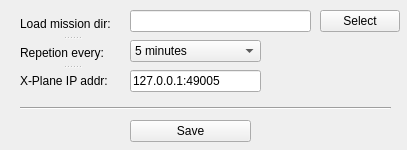
<?xml version="1.0" encoding="UTF-8"?>
<ui version="4.0">
 <class>MissionSettings</class>
 <widget class="QWidget" name="MissionSettings">
  <property name="geometry">
   <rect>
    <x>0</x>
    <y>0</y>
    <width>407</width>
    <height>150</height>
   </rect>
  </property>
  <property name="windowTitle">
   <string>Mission settings</string>
  </property>
  <widget class="QLineEdit" name="txtMissionDir">
   <property name="geometry">
    <rect>
     <x>130</x>
     <y>10</y>
     <width>181</width>
     <height>22</height>
    </rect>
   </property>
  </widget>
  <widget class="QComboBox" name="chkRepetition">
   <property name="geometry">
    <rect>
     <x>130</x>
     <y>40</y>
     <width>131</width>
     <height>22</height>
    </rect>
   </property>
   <item>
    <property name="text">
     <string>5 minutes</string>
    </property>
   </item>
   <item>
    <property name="text">
     <string>10 minutes</string>
    </property>
   </item>
   <item>
    <property name="text">
     <string>1 hour</string>
    </property>
   </item>
   <item>
    <property name="text">
     <string>2 hours</string>
    </property>
   </item>
   <item>
    <property name="text">
     <string>5 hours</string>
    </property>
   </item>
   <item>
    <property name="text">
     <string>10 hours</string>
    </property>
   </item>
   <item>
    <property name="text">
     <string>24 hours</string>
    </property>
   </item>
  </widget>
  <widget class="QPushButton" name="btnSaveSettings">
   <property name="geometry">
    <rect>
     <x>130</x>
     <y>120</y>
     <width>121</width>
     <height>22</height>
    </rect>
   </property>
   <property name="text">
    <string>Save</string>
   </property>
  </widget>
  <widget class="Line" name="line">
   <property name="geometry">
    <rect>
     <x>20</x>
     <y>100</y>
     <width>371</width>
     <height>16</height>
    </rect>
   </property>
   <property name="orientation">
    <enum>Qt::Horizontal</enum>
   </property>
  </widget>
  <widget class="QPushButton" name="btnLoadDir">
   <property name="geometry">
    <rect>
     <x>320</x>
     <y>10</y>
     <width>80</width>
     <height>22</height>
    </rect>
   </property>
   <property name="text">
    <string>Select</string>
   </property>
  </widget>
  <widget class="QSplitter" name="splitter">
   <property name="geometry">
    <rect>
     <x>20</x>
     <y>12</y>
     <width>103</width>
     <height>81</height>
    </rect>
   </property>
   <property name="orientation">
    <enum>Qt::Vertical</enum>
   </property>
   <widget class="QLabel" name="label">
    <property name="text">
     <string>Load mission dir:</string>
    </property>
   </widget>
   <widget class="QLabel" name="label_8">
    <property name="text">
     <string>Repetion every:</string>
    </property>
   </widget>
   <widget class="QLabel" name="label_11">
    <property name="text">
     <string>X-Plane IP addr:</string>
    </property>
   </widget>
  </widget>
  <widget class="QLineEdit" name="txtHost">
   <property name="geometry">
    <rect>
     <x>130</x>
     <y>70</y>
     <width>131</width>
     <height>22</height>
    </rect>
   </property>
   <property name="text">
    <string>127.0.0.1:49005</string>
   </property>
  </widget>
  <zorder>splitter</zorder>
  <zorder>txtMissionDir</zorder>
  <zorder>chkRepetition</zorder>
  <zorder>btnLoadDir</zorder>
  <zorder>txtHost</zorder>
  <zorder>btnSaveSettings</zorder>
  <zorder>line</zorder>
 </widget>
 <resources/>
 <connections/>
</ui>
